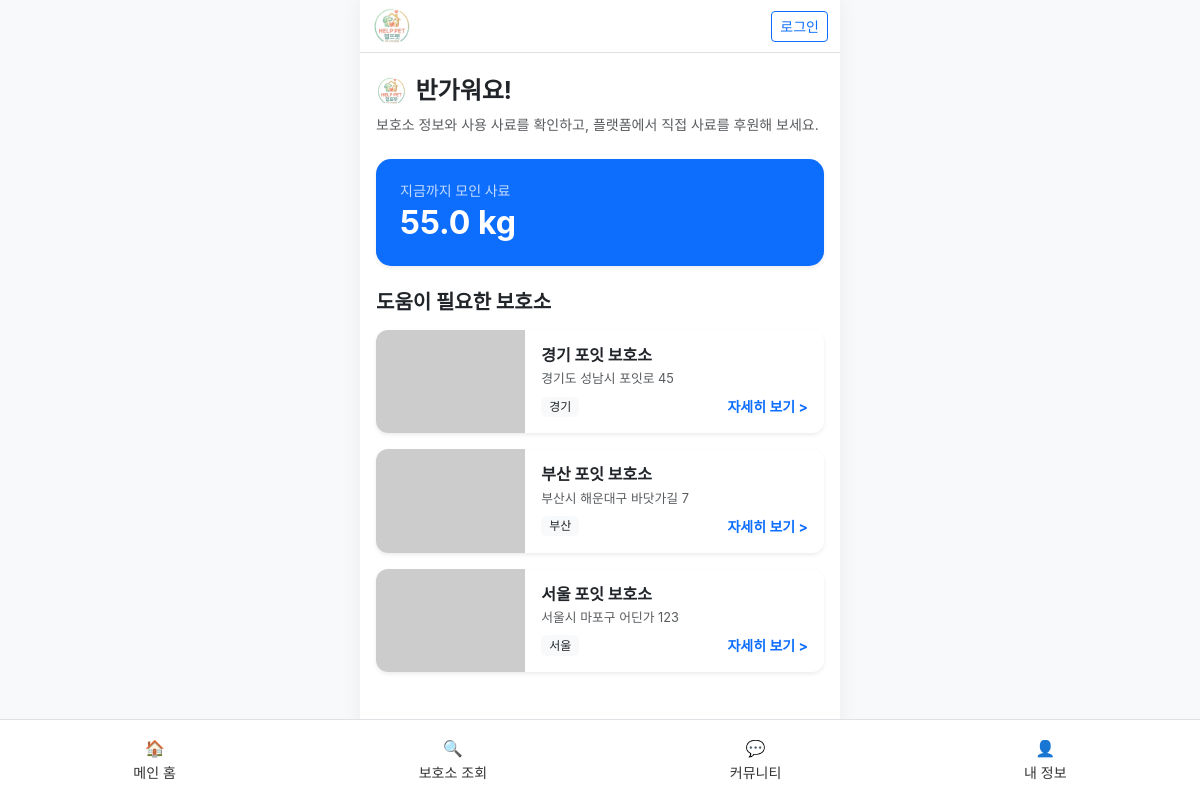
The page / on the database its author committed.
### shelter/models.py (models this page shows, shortened)
class Shelter(models.Model):
    REGION_CHOICES = [
        ('서울', '서울'), ('부산', '부산'), ('대구', '대구'), ('인천', '인천'), ('광주', '광주'),
        ('대전', '대전'), ('울산', '울산'), ('세종', '세종'), ('경기', '경기'), ('강원', '강원'),
        ('충북', '충북'), ('충남', '충남'), ('전북', '전북'), ('전남', '전남'), ('경북', '경북'),
        ('경남', '경남'), ('제주', '제주'),
    ]
    name = models.CharField(max_length=100, verbose_name="보호소명")
    region = models.CharField(max_length=20, choices=REGION_CHOICES, default='서울', verbose_name="지역")
    address = models.CharField(max_length=200, verbose_name="주소")
    phone = models.CharField(max_length=20, blank=True, verbose_name="연락처")
    description = models.TextField(verbose_name="보호소소개")
    image = models.ImageField(upload_to='shelters/', verbose_name="보호소이미지", blank=True, null=True)
    target_product = models.ForeignKey(Product, on_delete=models.SET_NULL, null=True, blank=True, verbose_name="필요사료")

### main/views.py (the view)
# urls.py: path('', main_views.home, name='home'),
def home(request):
    shelters = Shelter.objects.all().order_by('region', 'name')[:6]
    donations = Donation.objects.select_related('product')
    total_kg = 0.0
    for d in donations:
        weight = getattr(d.product, 'weight_kg', 1.0) or 1.0
        total_kg += d.amount * weight
    return render(request, 'home.html', {'shelters': shelters, 'total_kg': total_kg})

### templates/home.html
{% extends 'base.html' %}
{% block content %}
<div class="py-2">
    <div class="mb-4">
        <h4 class="fw-bold text-dark d-flex align-items-center gap-2">
            <img src="{{ MEDIA_URL }}logos/logo.png" alt="" class="site-logo-sm" aria-hidden="true">
            반가워요!
        </h4>
        <p class="text-muted small">보호소 정보와 사용 사료를 확인하고, 플랫폼에서 직접 사료를 후원해 보세요.</p>
    </div>
    <div class="card border-0 shadow-sm bg-primary text-white mb-4" style="border-radius: 15px;">
        <div class="card-body p-4">
            <h6 class="opacity-75 small mb-1">지금까지 모인 사료</h6>
            <h2 class="fw-bold mb-0">{{ total_kg|default:0 }} kg</h2>
        </div>
    </div>
    <h5 class="fw-bold mb-3">도움이 필요한 보호소</h5>
    <div class="row g-3">
        {% for shelter in shelters %}
        <div class="col-12">
            <a href="{% url 'shelter_detail' shelter.id %}" class="text-decoration-none">
                <div class="card border-0 shadow-sm overflow-hidden" style="border-radius: 12px;">
                    <div class="row g-0">
                        <div class="col-4">
                            <img src="https://placehold.co/200x120?text=Shelter" class="img-fluid h-100" style="object-fit: cover; min-height: 100px;">
                        </div>
                        <div class="col-8">
                            <div class="card-body p-3">
                                <h6 class="fw-bold text-dark mb-1">{{ shelter.name }}</h6>
                                <p class="text-muted small mb-2" style="font-size: 0.8rem;">{{ shelter.address }}</p>
                                <div class="d-flex justify-content-between align-items-center">
                                    <span class="badge bg-light text-dark fw-normal">{{ shelter.get_region_display }}</span>
                                    <span class="text-primary fw-bold small">자세히 보기 ></span>
                                </div>
                            </div>
                        </div>
                    </div>
                </div>
            </a>
        </div>
        {% empty %}
        <div class="text-center py-5">
            <p class="text-muted">등록된 보호소가 없습니다.<br>관리자 페이지에서 먼저 등록해 주세요!</p>
        </div>
        {% endfor %}
    </div>
</div>
{% endblock %}

### templates/base.html (style rules this page uses)
body { font-family: 'Pretendard', -apple-system, sans-serif; background-color: #f8f9fa; }
.site-logo-sm { max-height: 28px; width: auto; object-fit: contain; vertical-align: middle; }

### rows shown on the page
Shelter: name "경기 포잇 보호소", address "경기도 성남시 포잇로 45", region "경기"
Shelter: name "부산 포잇 보호소", address "부산시 해운대구 바닷가길 7", region "부산"
Shelter: name "서울 포잇 보호소", address "서울시 마포구 어딘가 123", region "서울"

### other values the page prints
{{ total_kg|default:0 }} "55.0"
